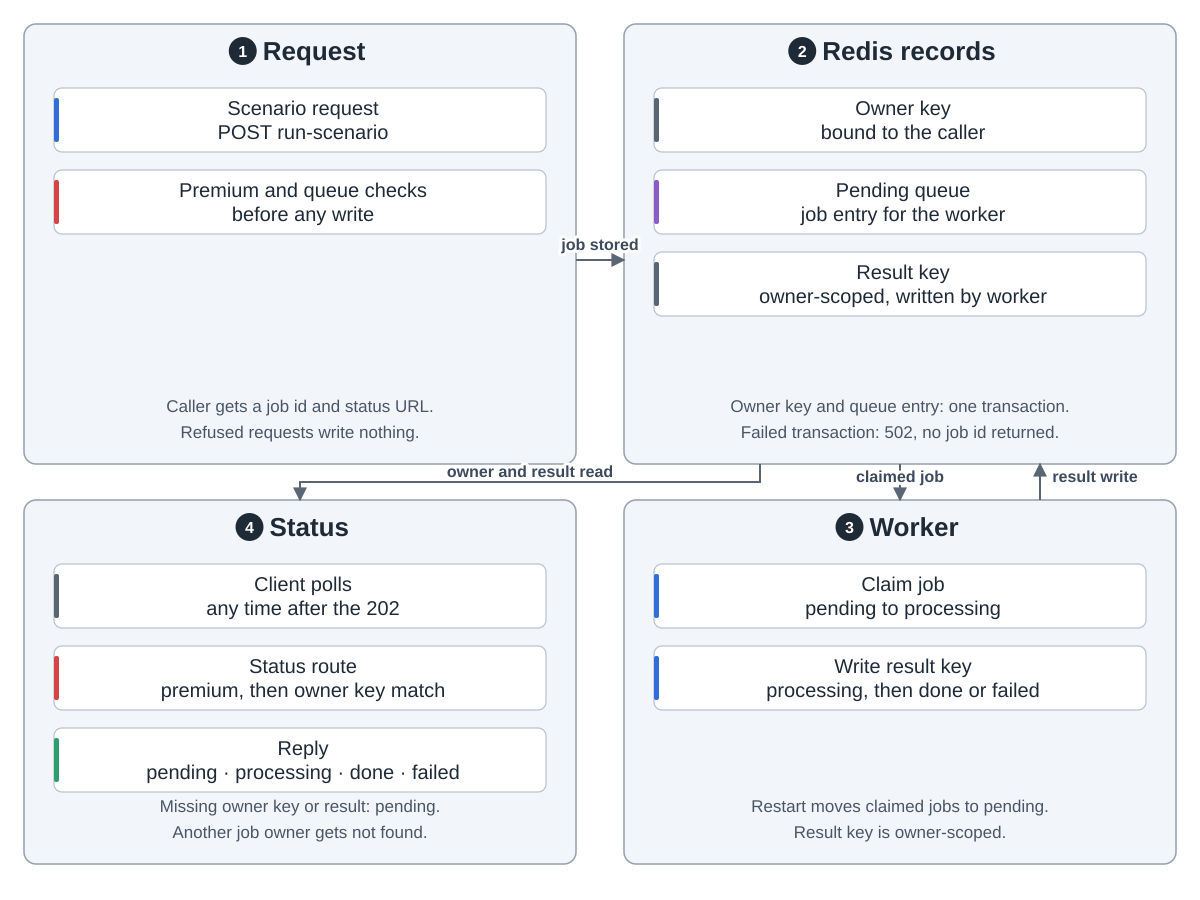

Write the Python code that produced this figure.
"""Queued scenario jobs at worldmonitor a1f94681edb0d82968b7926353e538c4a518a591.
Sources: server/worldmonitor/scenario/v1/run-scenario.ts:69-105 (premium request; owner key and queue RPUSH in one
transaction; 202 with jobId and statusUrl after enqueue; a failed transaction returns 502 with no job id returned; server/_shared/redis.ts:760-762 returns [] on HTTP failure, so 502 does not prove that nothing was written);
server/worldmonitor/scenario/v1/scenario-job.ts:22-27 (owner key scenario-owner:<jobId>; owner-scoped result key);
scripts/scenario-worker.mjs:375-383 (startup moves claimed jobs in the processing list back to the pending queue);
scripts/scenario-worker.mjs:415-418 (claims a pending job into processing); scripts/scenario-worker.mjs:465-487
(writes processing, then done or failed result under the owner-scoped key);
server/worldmonitor/scenario/v1/get-scenario-status.ts:138-140 (no owner token: 403); :148 (reads owner key);
:152-154 (missing binding: pending); :155-157 (binding of another owner: 404); :162 (reads result key);
:167-169 (missing result: pending); :171-183 (returns stored status, including processing).
Simulation and deep-forecast use Redis sorted-set queues, not this list; named in the figure description and this
docstring only, not drawn (server/_shared/simulation-queue.ts:122; scripts/seed-forecasts.mjs:13735, 19538).
Company monitoring is an always-on worker outside this picture (scripts/company-monitoring-worker.mjs:4-14).
"""
import sys
from pathlib import Path
sys.path.insert(0, str(Path(__file__).resolve().parents[2] / 'tools'))
from archdiagram import Diagram, GW

d = Diagram('Queued scenario jobs',
    'A scenario request passes its checks, then the owner key and a pending queue entry are written in one transaction, and the caller gets a job id and status address. '
    'A background worker claims a pending job, records it as processing, and writes done or failed under the owner-scoped result key. '
    'The status route checks premium access and the owner key, then reads the result key. A missing owner key or result reads as pending, so polling can start at once. '
    'Simulation and deep-forecast use sorted-set queues instead.')
d.group(24, 24, GW, 440, 'Request', n=1)
d.column(24, 24, [('Scenario request|POST run-scenario', 'coding'), ('Premium and queue checks|before any write', 'review')], first=64, h=64, gap=18)
d.notes(24, 24, 440, 'Caller gets a job id and status URL.', 'Refused requests write nothing.')
d.group(624, 24, GW, 440, 'Redis records', n=2)
d.column(624, 24, [('Owner key|bound to the caller', 'data'), ('Pending queue|job entry for the worker', 'write'), ('Result key|owner-scoped, written by worker', 'data')], first=64, h=64, gap=18)
d.notes(624, 24, 440, 'Owner key and queue entry: one transaction.', 'Failed transaction: 502, no job id returned.')
d.arrow('M576 260H624', label='job stored', at=(600, 250))
d.group(624, 500, GW, 364, 'Worker', n=3)
d.column(624, 500, [('Claim job|pending to processing', 'coding'), ('Write result key|processing, then done or failed', 'coding')], first=64, h=64, gap=18)
d.notes(624, 500, 364, 'Restart moves claimed jobs to pending.', 'Result key is owner-scoped.')
d.arrow('M900 464V500', label='claimed job', at=(900, 482))
d.arrow('M1040 500V464', label='result write', at=(1095, 482))
d.group(24, 500, GW, 364, 'Status', n=4)
d.column(24, 500, [('Client polls|any time after the 202', 'data'), ('Status route|premium, then owner key match', 'review'), ('Reply|pending · processing · done · failed', 'plan')], first=64, h=64, gap=18)
d.notes(24, 500, 364, 'Missing owner key or result: pending.', 'Another job owner gets not found.')
d.arrow('M760 464V482H300V500', label='owner and result read', at=(530, 477))
d.save(Path(__file__).with_suffix('.svg'))
